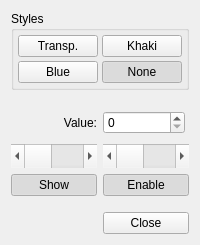
<?xml version="1.0" encoding="UTF-8"?>
<ui version="4.0">
 <class>StyleWidget</class>
 <widget class="QWidget" name="StyleWidget">
  <property name="geometry">
   <rect>
    <x>0</x>
    <y>0</y>
    <width>184</width>
    <height>245</height>
   </rect>
  </property>
  <property name="windowTitle">
   <string>Form</string>
  </property>
  <layout class="QGridLayout" name="gridLayout">
   <item row="0" column="0" colspan="2">
    <widget class="QGroupBox" name="groupBox">
     <property name="title">
      <string>Styles</string>
     </property>
     <layout class="QGridLayout" name="gridLayout_2">
      <property name="margin">
       <number>4</number>
      </property>
      <property name="spacing">
       <number>4</number>
      </property>
      <item row="0" column="0">
       <widget class="QPushButton" name="transparentStyle">
        <property name="sizePolicy">
         <sizepolicy hsizetype="Minimum" vsizetype="MinimumExpanding">
          <horstretch>0</horstretch>
          <verstretch>0</verstretch>
         </sizepolicy>
        </property>
        <property name="focusPolicy">
         <enum>Qt::StrongFocus</enum>
        </property>
        <property name="text">
         <string>Transp.</string>
        </property>
        <property name="checkable">
         <bool>true</bool>
        </property>
        <property name="checked">
         <bool>false</bool>
        </property>
        <property name="autoExclusive">
         <bool>true</bool>
        </property>
       </widget>
      </item>
      <item row="2" column="0">
       <widget class="QPushButton" name="blueStyle">
        <property name="sizePolicy">
         <sizepolicy hsizetype="Minimum" vsizetype="MinimumExpanding">
          <horstretch>0</horstretch>
          <verstretch>0</verstretch>
         </sizepolicy>
        </property>
        <property name="focusPolicy">
         <enum>Qt::StrongFocus</enum>
        </property>
        <property name="text">
         <string>Blue</string>
        </property>
        <property name="checkable">
         <bool>true</bool>
        </property>
        <property name="checked">
         <bool>false</bool>
        </property>
        <property name="autoExclusive">
         <bool>true</bool>
        </property>
       </widget>
      </item>
      <item row="0" column="1">
       <widget class="QPushButton" name="khakiStyle">
        <property name="sizePolicy">
         <sizepolicy hsizetype="Minimum" vsizetype="MinimumExpanding">
          <horstretch>0</horstretch>
          <verstretch>0</verstretch>
         </sizepolicy>
        </property>
        <property name="focusPolicy">
         <enum>Qt::StrongFocus</enum>
        </property>
        <property name="text">
         <string>Khaki</string>
        </property>
        <property name="checkable">
         <bool>true</bool>
        </property>
        <property name="checked">
         <bool>false</bool>
        </property>
        <property name="autoExclusive">
         <bool>true</bool>
        </property>
       </widget>
      </item>
      <item row="2" column="1">
       <widget class="QPushButton" name="noStyle">
        <property name="sizePolicy">
         <sizepolicy hsizetype="Minimum" vsizetype="MinimumExpanding">
          <horstretch>0</horstretch>
          <verstretch>0</verstretch>
         </sizepolicy>
        </property>
        <property name="focusPolicy">
         <enum>Qt::StrongFocus</enum>
        </property>
        <property name="text">
         <string>None</string>
        </property>
        <property name="checkable">
         <bool>true</bool>
        </property>
        <property name="checked">
         <bool>true</bool>
        </property>
        <property name="autoExclusive">
         <bool>true</bool>
        </property>
       </widget>
      </item>
     </layout>
    </widget>
   </item>
   <item row="1" column="0" colspan="2">
    <spacer name="verticalSpacer_3">
     <property name="orientation">
      <enum>Qt::Vertical</enum>
     </property>
     <property name="sizeHint" stdset="0">
      <size>
       <width>0</width>
       <height>0</height>
      </size>
     </property>
    </spacer>
   </item>
   <item row="2" column="0" colspan="2">
    <layout class="QHBoxLayout" name="horizontalLayout">
     <property name="margin">
      <number>4</number>
     </property>
     <item>
      <widget class="QLabel" name="label">
       <property name="sizePolicy">
        <sizepolicy hsizetype="Preferred" vsizetype="Preferred">
         <horstretch>0</horstretch>
         <verstretch>0</verstretch>
        </sizepolicy>
       </property>
       <property name="text">
        <string>Value:</string>
       </property>
       <property name="alignment">
        <set>Qt::AlignRight|Qt::AlignTrailing|Qt::AlignVCenter</set>
       </property>
      </widget>
     </item>
     <item>
      <widget class="QSpinBox" name="spinBox">
       <property name="focusPolicy">
        <enum>Qt::WheelFocus</enum>
       </property>
       <property name="alignment">
        <set>Qt::AlignLeading|Qt::AlignLeft|Qt::AlignVCenter</set>
       </property>
       <property name="keyboardTracking">
        <bool>false</bool>
       </property>
      </widget>
     </item>
    </layout>
   </item>
   <item row="3" column="0">
    <widget class="QScrollBar" name="horizontalScrollBar">
     <property name="sizePolicy">
      <sizepolicy hsizetype="MinimumExpanding" vsizetype="Fixed">
       <horstretch>0</horstretch>
       <verstretch>0</verstretch>
      </sizepolicy>
     </property>
     <property name="minimumSize">
      <size>
       <width>0</width>
       <height>24</height>
      </size>
     </property>
     <property name="focusPolicy">
      <enum>Qt::TabFocus</enum>
     </property>
     <property name="orientation">
      <enum>Qt::Horizontal</enum>
     </property>
    </widget>
   </item>
   <item row="3" column="1">
    <widget class="QScrollBar" name="horizontalScrollBar_2">
     <property name="sizePolicy">
      <sizepolicy hsizetype="MinimumExpanding" vsizetype="Fixed">
       <horstretch>0</horstretch>
       <verstretch>0</verstretch>
      </sizepolicy>
     </property>
     <property name="minimumSize">
      <size>
       <width>0</width>
       <height>24</height>
      </size>
     </property>
     <property name="focusPolicy">
      <enum>Qt::TabFocus</enum>
     </property>
     <property name="orientation">
      <enum>Qt::Horizontal</enum>
     </property>
    </widget>
   </item>
   <item row="4" column="0">
    <widget class="QPushButton" name="pushButton_2">
     <property name="sizePolicy">
      <sizepolicy hsizetype="MinimumExpanding" vsizetype="Fixed">
       <horstretch>0</horstretch>
       <verstretch>0</verstretch>
      </sizepolicy>
     </property>
     <property name="focusPolicy">
      <enum>Qt::StrongFocus</enum>
     </property>
     <property name="text">
      <string>Show</string>
     </property>
     <property name="checkable">
      <bool>true</bool>
     </property>
     <property name="checked">
      <bool>true</bool>
     </property>
     <property name="flat">
      <bool>false</bool>
     </property>
    </widget>
   </item>
   <item row="4" column="1">
    <widget class="QPushButton" name="pushButton">
     <property name="sizePolicy">
      <sizepolicy hsizetype="MinimumExpanding" vsizetype="Fixed">
       <horstretch>0</horstretch>
       <verstretch>0</verstretch>
      </sizepolicy>
     </property>
     <property name="focusPolicy">
      <enum>Qt::StrongFocus</enum>
     </property>
     <property name="text">
      <string>Enable</string>
     </property>
     <property name="checkable">
      <bool>true</bool>
     </property>
     <property name="checked">
      <bool>true</bool>
     </property>
     <property name="flat">
      <bool>false</bool>
     </property>
    </widget>
   </item>
   <item row="5" column="0" colspan="2">
    <spacer name="verticalSpacer">
     <property name="orientation">
      <enum>Qt::Vertical</enum>
     </property>
     <property name="sizeType">
      <enum>QSizePolicy::Expanding</enum>
     </property>
     <property name="sizeHint" stdset="0">
      <size>
       <width>0</width>
       <height>0</height>
      </size>
     </property>
    </spacer>
   </item>
   <item row="6" column="0">
    <spacer>
     <property name="orientation">
      <enum>Qt::Horizontal</enum>
     </property>
     <property name="sizeHint" stdset="0">
      <size>
       <width>40</width>
       <height>20</height>
      </size>
     </property>
    </spacer>
   </item>
   <item row="6" column="1">
    <widget class="QPushButton" name="close">
     <property name="focusPolicy">
      <enum>Qt::StrongFocus</enum>
     </property>
     <property name="text">
      <string>Close</string>
     </property>
    </widget>
   </item>
  </layout>
 </widget>
 <resources>
  <include location="StyleDemo.qrc"/>
 </resources>
 <connections>
  <connection>
   <sender>horizontalScrollBar</sender>
   <signal>valueChanged(int)</signal>
   <receiver>horizontalScrollBar_2</receiver>
   <slot>setValue(int)</slot>
   <hints>
    <hint type="sourcelabel">
     <x>84</x>
     <y>147</y>
    </hint>
    <hint type="destinationlabel">
     <x>166</x>
     <y>147</y>
    </hint>
   </hints>
  </connection>
  <connection>
   <sender>horizontalScrollBar_2</sender>
   <signal>valueChanged(int)</signal>
   <receiver>horizontalScrollBar</receiver>
   <slot>setValue(int)</slot>
   <hints>
    <hint type="sourcelabel">
     <x>166</x>
     <y>147</y>
    </hint>
    <hint type="destinationlabel">
     <x>84</x>
     <y>147</y>
    </hint>
   </hints>
  </connection>
  <connection>
   <sender>pushButton</sender>
   <signal>clicked(bool)</signal>
   <receiver>horizontalScrollBar_2</receiver>
   <slot>setEnabled(bool)</slot>
   <hints>
    <hint type="sourcelabel">
     <x>166</x>
     <y>175</y>
    </hint>
    <hint type="destinationlabel">
     <x>166</x>
     <y>147</y>
    </hint>
   </hints>
  </connection>
  <connection>
   <sender>pushButton_2</sender>
   <signal>clicked(bool)</signal>
   <receiver>horizontalScrollBar</receiver>
   <slot>setVisible(bool)</slot>
   <hints>
    <hint type="sourcelabel">
     <x>84</x>
     <y>175</y>
    </hint>
    <hint type="destinationlabel">
     <x>84</x>
     <y>147</y>
    </hint>
   </hints>
  </connection>
  <connection>
   <sender>spinBox</sender>
   <signal>valueChanged(int)</signal>
   <receiver>horizontalScrollBar_2</receiver>
   <slot>setValue(int)</slot>
   <hints>
    <hint type="sourcelabel">
     <x>166</x>
     <y>115</y>
    </hint>
    <hint type="destinationlabel">
     <x>166</x>
     <y>147</y>
    </hint>
   </hints>
  </connection>
  <connection>
   <sender>horizontalScrollBar_2</sender>
   <signal>valueChanged(int)</signal>
   <receiver>spinBox</receiver>
   <slot>setValue(int)</slot>
   <hints>
    <hint type="sourcelabel">
     <x>132</x>
     <y>132</y>
    </hint>
    <hint type="destinationlabel">
     <x>135</x>
     <y>110</y>
    </hint>
   </hints>
  </connection>
 </connections>
</ui>
